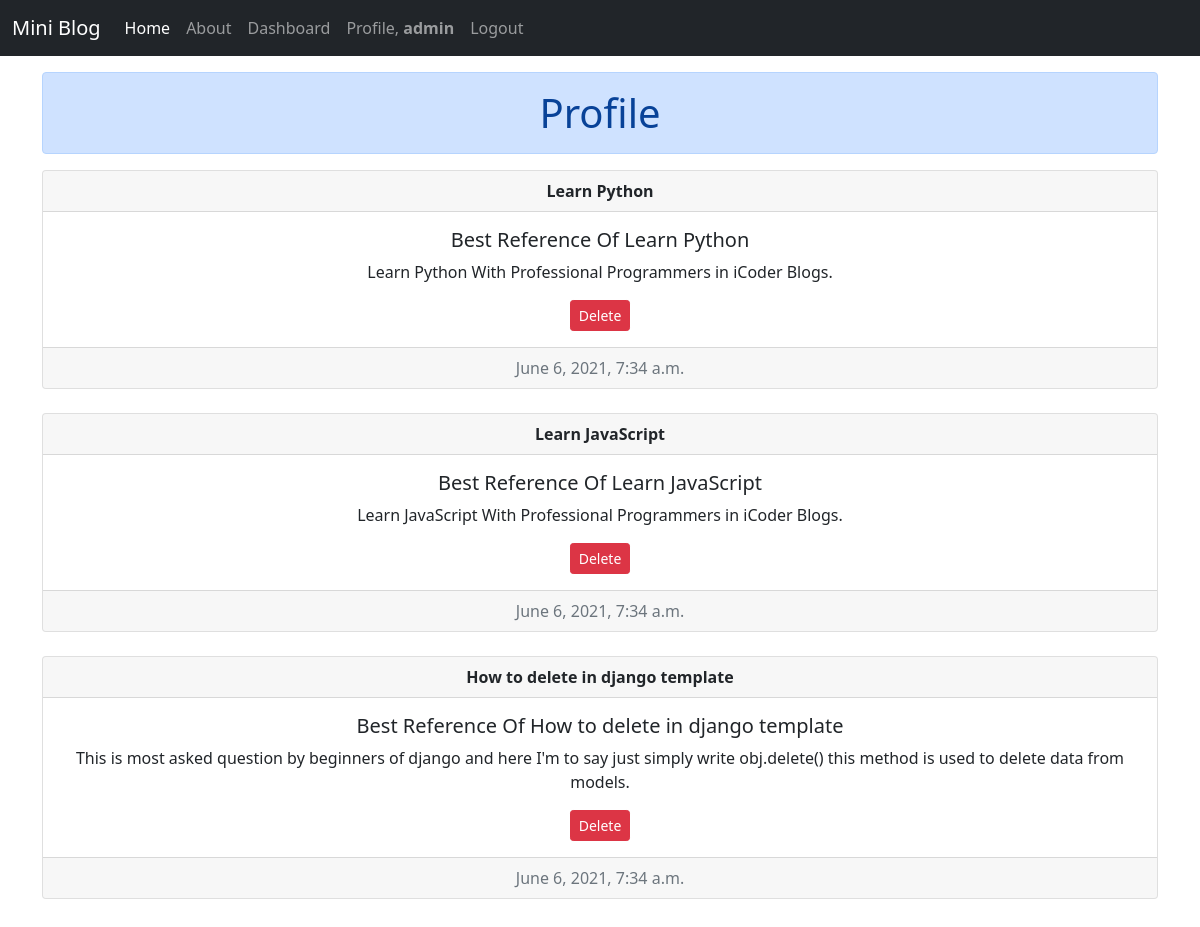
The app's page /profile (signed in) with its own data.
### myapp/models.py (models this page shows)
class Blog(models.Model):
  author = models.CharField(max_length=50)
  title = models.CharField(max_length=100)
  desc = models.CharField(max_length=200)
  date = models.DateTimeField(auto_now_add=True)

### myapp/views.py (the view)
# urls.py: path('profile', views.user_Profile, name='profile'),
def user_Profile(request):
  blog = Blog.objects.all().filter(author=request.user.username)
  return render(request, 'profile.html', {'blog': blog})

### templates/profile.html
{% extends 'base.html' %}
{% block body %}
 <div class="container my-3">
   <h1 class='my-3 text-center alert alert-primary'>Profile</h1>
   {% if blog %}
   {% for user in blog %}
    <div class="card text-center">
      <div class="card-header">
        <strong>{{user.title}}</strong>
      </div>
      <div class="card-body">
        <h5 class="card-title">Best Reference Of {{user.title}}</h5>
        <p class="card-text">{{user.desc}}</p>
        <a href="{% url 'delete' user.id %}" class="btn btn-danger btn-sm">Delete</a>
      </div>
      <div class="card-footer text-muted">
        {{user.date}}
      </div>
    </div><br>
   {% endfor %}
   {% else %}
    <h5 class="text-center mt-3">No Blogs Has Been Posted By You. Post Some Blogs To See Your Blogs.</h5>
    <div class="d-flex justify-content-center">
      <a class="my-3 btn btn-success text-center" href="{% url 'dashboard' %}">Dashboard</a>
    </div>
  {% endif %}
 </div>
{% endblock %}

### templates/navbar.html (shortened to what this page needs)
<nav class="navbar navbar-expand-lg navbar-dark bg-dark">
  <div class="container-fluid">
    <a class="navbar-brand text-center" href="/">Mini Blog</a>
    <div class="collapse navbar-collapse" id="navbarNavAltMarkup">
      <div class="navbar-nav">
        <a class="nav-link active" aria-current="page" href="{% url 'home' %}">Home</a>
        <a class="nav-link" href="{% url 'about' %}">About</a>
        {% if request.user.is_authenticated %}
          <a class="nav-link" href="{% url 'dashboard' %}">Dashboard</a>
          <a class="nav-link" href="{% url 'profile' %}">Profile, <strong>{{request.user.username}}</strong></a>
          <a class="nav-link" href="{% url 'logout' %}">Logout</a>
         {% else %}
          <a class="nav-link" href="{% url 'signup' %}">SignUp</a>
          <a class="nav-link" href="{% url 'login' %}">Login</a>
        {% endif %}
      </div>
    </div>
  </div>
</nav>

### static/style.css (style rules this page uses)
body { background-color: rbg(18, 17, 20); }

### records on screen
Blog: title "Learn Python", desc "Learn Python With Professional Programmers in iCoder Blogs.", date "June 6, 2021, 7:34 a.m."
Blog: title "Learn JavaScript", desc "Learn JavaScript With Professional Programmers in iCoder Blogs.", date "June 6, 2021, 7:34 a.m."
Blog: title "How to delete in django template", desc "This is most asked question by beginners of django and here I'm to say just simply write obj.delete() this method is used to delete data from models.", date "June 6, 2021, 7:34 a.m."

### other values on screen
{{ request.user.username }} "admin"
